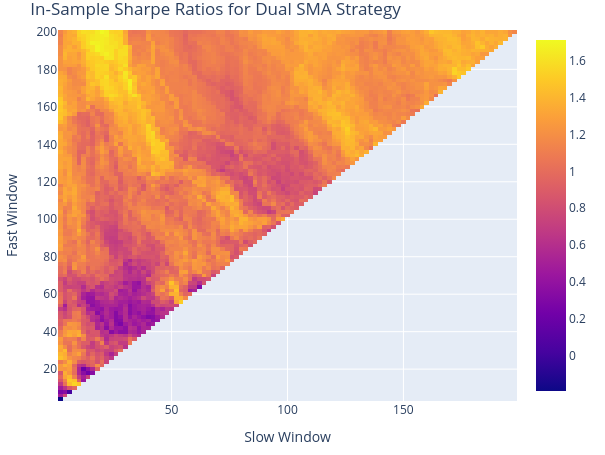

Source (notebook cell):
### Markdown cell above
**The dual SMA crossover is a significant improvement over the single SMA strategy.**

The results confirm our hypothesis:

* Total Return increased from 37.35% to 43.05%.

* Sharpe Ratio improved from 0.99 to 1.08, indicating better risk-adjusted returns.

* Most impressively, the Max Drawdown was nearly cut in half, from 20.26% to 12.88%. This is a huge improvement in risk management.

* The Win Rate jumped from 26% to 67%.

### Code cell
windows = np.arange(2, 201, 2)
fast_ma, slow_ma = vbt.MA.run_combs(
    data["Close"], window=windows, r=2, short_names=["fast", "slow"]
)
entries = fast_ma.ma_crossed_above(slow_ma)
exits = fast_ma.ma_crossed_below(slow_ma)

combination_testing_portfolio = vbt.Portfolio.from_signals(
    close=data["Close"], entries=entries, exits=exits, init_cash=100_000, freq="D"
)

sharpe_ratios = combination_testing_portfolio.sharpe_ratio()
best_params = sharpe_ratios.idxmax()
best_fast_window, best_slow_window = best_params

print(f"\nBest Parameters Found:")
print(f"  Fast Window: {best_fast_window}")
print(f"  Slow Window: {best_slow_window}")
print(f"  Resulting Sharpe Ratio: {sharpe_ratios.max():.2f}")

sharpe_ratios.vbt.heatmap(
    xaxis_title="Slow Window",
    yaxis_title="Fast Window",
    title="In-Sample Sharpe Ratios for Dual SMA Strategy",
).show()

### Figure 1 — Plotly figure (JSON) as saved in the notebook; plotly's stock layout.template omitted (floating-point values rounded to 4 significant figures; data arrays with more than 128 entries replaced by an {"elided": "..."} marker saying what was removed)
{"data": [{"colorscale": [[0, "#0d0887"], [0.1111, "#46039f"], [0.2222, "#7201a8"], [0.3333, "#9c179e"], [0.4444, "#bd3786"], [0.5556, "#d8576b"], [0.6667, "#ed7953"], [0.7778, "#fb9f3a"], [0.8889, "#fdca26"], [1, "#f0f921"]], "hoverongaps": false, "hovertemplate": "fast_window: %{x}<br>slow_window: %{y}<br>value: %{z}<extra></extra>", "type": "heatmap", "uid": "481fa9e7-f110-4e1c-a613-18e136839273", "x": [2, 4, 6, 8, 10, 12, 14, 16, 18, 20, 22, 24, 26, 28, 30, 32, 34, 36, 38, 40, 42, 44, 46, 48, 50, 52, 54, 56, 58, 60, 62, 64, 66, 68, 70, 72, 74, 76, 78, 80, 82, 84, 86, 88, 90, 92, 94, 96, 98, 100, 102, 104, 106, 108, 110, 112, 114, 116, 118, 120, 122, 124, 126, 128, 130, 132, 134, 136, 138, 140, 142, 144, 146, 148, 150, 152, 154, 156, 158, 160, 162, 164, 166, 168, 170, 172, 174, 176, 178, 180, 182, 184, 186, 188, 190, 192, 194, 196, 198], "y": [4, 6, 8, 10, 12, 14, 16, 18, 20, 22, 24, 26, 28, 30, 32, 34, 36, 38, 40, 42, 44, 46, 48, 50, 52, 54, 56, 58, 60, 62, 64, 66, 68, 70, 72, 74, 76, 78, 80, 82, 84, 86, 88, 90, 92, 94, 96, 98, 100, 102, 104, 106, 108, 110, 112, 114, 116, 118, 120, 122, 124, 126, 128, 130, 132, 134, 136, 138, 140, 142, 144, 146, 148, 150, 152, 154, 156, 158, 160, 162, 164, 166, 168, 170, 172, 174, 176, 178, 180, 182, 184, 186, 188, 190, 192, 194, 196, 198, 200], "z": {"elided": "99x99 float values"}}], "layout": {"height": 455, "legend": {"orientation": "h", "traceorder": "normal", "x": 1, "xanchor": "right", "y": 1.02, "yanchor": "bottom"}, "margin": {"b": 30, "l": 30, "r": 30, "t": 30}, "title": {"text": "In-Sample Sharpe Ratios for Dual SMA Strategy"}, "width": 605, "xaxis": {"title": {"text": "Slow Window"}}, "yaxis": {"title": {"text": "Fast Window"}}}}
